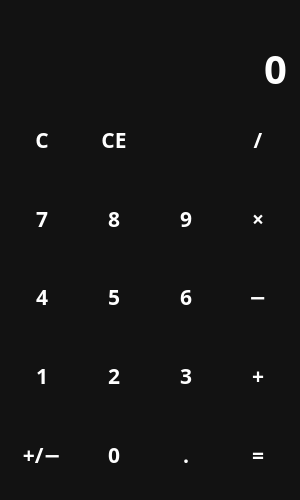
<?xml version="1.0" encoding="UTF-8"?>
<ui version="4.0">
 <class>MainWindow</class>
 <widget class="QMainWindow" name="MainWindow">
  <property name="geometry">
   <rect>
    <x>0</x>
    <y>0</y>
    <width>300</width>
    <height>500</height>
   </rect>
  </property>
  <property name="minimumSize">
   <size>
    <width>300</width>
    <height>500</height>
   </size>
  </property>
  <property name="windowTitle">
   <string>Calculator</string>
  </property>
  <property name="windowIcon">
   <iconset resource="Files.qrc">
    <normaloff>:/Icons/Icons/calculate.svg</normaloff>:/Icons/Icons/calculate.svg</iconset>
  </property>
  <property name="styleSheet">
   <string notr="true">QWidget {
    color: white;
    background-color: #121212;
    font-family: Rubik;
    font-size: 16pt;
    font-weight: 600;
}

QPushButton {
    background-color: transparent;
    border: none;
}

QPushButton:hover {
    background-color: #666;
}

QPushButton:pressed {
    background-color: #888;
}</string>
  </property>
  <widget class="QWidget" name="centralwidget">
   <layout class="QVBoxLayout" name="verticalLayout">
    <item>
     <widget class="QLabel" name="lbl_temp">
      <property name="sizePolicy">
       <sizepolicy hsizetype="Preferred" vsizetype="Maximum">
        <horstretch>0</horstretch>
        <verstretch>0</verstretch>
       </sizepolicy>
      </property>
      <property name="styleSheet">
       <string notr="true">font-size: 18px;
color: #888;</string>
      </property>
      <property name="text">
       <string/>
      </property>
      <property name="alignment">
       <set>Qt::AlignRight|Qt::AlignTrailing|Qt::AlignVCenter</set>
      </property>
     </widget>
    </item>
    <item>
     <widget class="QLineEdit" name="le_entry">
      <property name="sizePolicy">
       <sizepolicy hsizetype="Preferred" vsizetype="Maximum">
        <horstretch>0</horstretch>
        <verstretch>0</verstretch>
       </sizepolicy>
      </property>
      <property name="styleSheet">
       <string notr="true">font-size: 40px;
border: none;</string>
      </property>
      <property name="text">
       <string>0</string>
      </property>
      <property name="maxLength">
       <number>10</number>
      </property>
      <property name="alignment">
       <set>Qt::AlignRight|Qt::AlignTrailing|Qt::AlignVCenter</set>
      </property>
      <property name="readOnly">
       <bool>true</bool>
      </property>
     </widget>
    </item>
    <item>
     <layout class="QGridLayout" name="gridLayout">
      <item row="0" column="1">
       <widget class="QPushButton" name="btn_clear">
        <property name="sizePolicy">
         <sizepolicy hsizetype="Minimum" vsizetype="Expanding">
          <horstretch>0</horstretch>
          <verstretch>0</verstretch>
         </sizepolicy>
        </property>
        <property name="text">
         <string>CE</string>
        </property>
        <property name="shortcut">
         <string>Del</string>
        </property>
       </widget>
      </item>
      <item row="1" column="2">
       <widget class="QPushButton" name="btn_9">
        <property name="sizePolicy">
         <sizepolicy hsizetype="Minimum" vsizetype="Expanding">
          <horstretch>0</horstretch>
          <verstretch>0</verstretch>
         </sizepolicy>
        </property>
        <property name="text">
         <string>9</string>
        </property>
        <property name="shortcut">
         <string>9</string>
        </property>
       </widget>
      </item>
      <item row="2" column="2">
       <widget class="QPushButton" name="btn_6">
        <property name="sizePolicy">
         <sizepolicy hsizetype="Minimum" vsizetype="Expanding">
          <horstretch>0</horstretch>
          <verstretch>0</verstretch>
         </sizepolicy>
        </property>
        <property name="text">
         <string>6</string>
        </property>
        <property name="shortcut">
         <string>6</string>
        </property>
       </widget>
      </item>
      <item row="3" column="2">
       <widget class="QPushButton" name="btn_3">
        <property name="sizePolicy">
         <sizepolicy hsizetype="Minimum" vsizetype="Expanding">
          <horstretch>0</horstretch>
          <verstretch>0</verstretch>
         </sizepolicy>
        </property>
        <property name="text">
         <string>3</string>
        </property>
        <property name="shortcut">
         <string>3</string>
        </property>
       </widget>
      </item>
      <item row="4" column="2">
       <widget class="QPushButton" name="btn_point">
        <property name="sizePolicy">
         <sizepolicy hsizetype="Minimum" vsizetype="Expanding">
          <horstretch>0</horstretch>
          <verstretch>0</verstretch>
         </sizepolicy>
        </property>
        <property name="text">
         <string>.</string>
        </property>
        <property name="shortcut">
         <string>.</string>
        </property>
       </widget>
      </item>
      <item row="4" column="0">
       <widget class="QPushButton" name="btn_div">
        <property name="sizePolicy">
         <sizepolicy hsizetype="Minimum" vsizetype="Expanding">
          <horstretch>0</horstretch>
          <verstretch>0</verstretch>
         </sizepolicy>
        </property>
        <property name="text">
         <string>+/−</string>
        </property>
       </widget>
      </item>
      <item row="4" column="1">
       <widget class="QPushButton" name="btn_0">
        <property name="sizePolicy">
         <sizepolicy hsizetype="Minimum" vsizetype="Expanding">
          <horstretch>0</horstretch>
          <verstretch>0</verstretch>
         </sizepolicy>
        </property>
        <property name="text">
         <string>0</string>
        </property>
        <property name="shortcut">
         <string>0</string>
        </property>
       </widget>
      </item>
      <item row="3" column="1">
       <widget class="QPushButton" name="btn_2">
        <property name="sizePolicy">
         <sizepolicy hsizetype="Minimum" vsizetype="Expanding">
          <horstretch>0</horstretch>
          <verstretch>0</verstretch>
         </sizepolicy>
        </property>
        <property name="text">
         <string>2</string>
        </property>
        <property name="shortcut">
         <string>2</string>
        </property>
       </widget>
      </item>
      <item row="2" column="1">
       <widget class="QPushButton" name="btn_5">
        <property name="sizePolicy">
         <sizepolicy hsizetype="Minimum" vsizetype="Expanding">
          <horstretch>0</horstretch>
          <verstretch>0</verstretch>
         </sizepolicy>
        </property>
        <property name="text">
         <string>5</string>
        </property>
        <property name="shortcut">
         <string>5</string>
        </property>
       </widget>
      </item>
      <item row="1" column="1">
       <widget class="QPushButton" name="btn_8">
        <property name="sizePolicy">
         <sizepolicy hsizetype="Minimum" vsizetype="Expanding">
          <horstretch>0</horstretch>
          <verstretch>0</verstretch>
         </sizepolicy>
        </property>
        <property name="text">
         <string>8</string>
        </property>
        <property name="shortcut">
         <string>8</string>
        </property>
       </widget>
      </item>
      <item row="1" column="0">
       <widget class="QPushButton" name="btn_7">
        <property name="sizePolicy">
         <sizepolicy hsizetype="Minimum" vsizetype="Expanding">
          <horstretch>0</horstretch>
          <verstretch>0</verstretch>
         </sizepolicy>
        </property>
        <property name="text">
         <string>7</string>
        </property>
        <property name="shortcut">
         <string>7</string>
        </property>
       </widget>
      </item>
      <item row="3" column="0">
       <widget class="QPushButton" name="btn_1">
        <property name="sizePolicy">
         <sizepolicy hsizetype="Minimum" vsizetype="Expanding">
          <horstretch>0</horstretch>
          <verstretch>0</verstretch>
         </sizepolicy>
        </property>
        <property name="text">
         <string>1</string>
        </property>
        <property name="shortcut">
         <string>1</string>
        </property>
       </widget>
      </item>
      <item row="2" column="0">
       <widget class="QPushButton" name="btn_4">
        <property name="sizePolicy">
         <sizepolicy hsizetype="Minimum" vsizetype="MinimumExpanding">
          <horstretch>0</horstretch>
          <verstretch>0</verstretch>
         </sizepolicy>
        </property>
        <property name="text">
         <string>4</string>
        </property>
        <property name="shortcut">
         <string>4</string>
        </property>
       </widget>
      </item>
      <item row="0" column="0">
       <widget class="QPushButton" name="btn_calc">
        <property name="sizePolicy">
         <sizepolicy hsizetype="Minimum" vsizetype="Expanding">
          <horstretch>0</horstretch>
          <verstretch>0</verstretch>
         </sizepolicy>
        </property>
        <property name="cursor">
         <cursorShape>PointingHandCursor</cursorShape>
        </property>
        <property name="text">
         <string>C</string>
        </property>
        <property name="shortcut">
         <string>/</string>
        </property>
       </widget>
      </item>
      <item row="4" column="3">
       <widget class="QPushButton" name="btn_sub">
        <property name="sizePolicy">
         <sizepolicy hsizetype="Minimum" vsizetype="Expanding">
          <horstretch>0</horstretch>
          <verstretch>0</verstretch>
         </sizepolicy>
        </property>
        <property name="text">
         <string>=</string>
        </property>
        <property name="shortcut">
         <string>=</string>
        </property>
       </widget>
      </item>
      <item row="3" column="3">
       <widget class="QPushButton" name="btn_plus">
        <property name="sizePolicy">
         <sizepolicy hsizetype="Minimum" vsizetype="Expanding">
          <horstretch>0</horstretch>
          <verstretch>0</verstretch>
         </sizepolicy>
        </property>
        <property name="text">
         <string>+</string>
        </property>
        <property name="shortcut">
         <string>+</string>
        </property>
       </widget>
      </item>
      <item row="2" column="3">
       <widget class="QPushButton" name="btn_minus">
        <property name="sizePolicy">
         <sizepolicy hsizetype="Minimum" vsizetype="Expanding">
          <horstretch>0</horstretch>
          <verstretch>0</verstretch>
         </sizepolicy>
        </property>
        <property name="text">
         <string>−</string>
        </property>
        <property name="shortcut">
         <string>-</string>
        </property>
       </widget>
      </item>
      <item row="1" column="3">
       <widget class="QPushButton" name="btn_mul">
        <property name="sizePolicy">
         <sizepolicy hsizetype="Minimum" vsizetype="Expanding">
          <horstretch>0</horstretch>
          <verstretch>0</verstretch>
         </sizepolicy>
        </property>
        <property name="text">
         <string>×</string>
        </property>
        <property name="shortcut">
         <string>*</string>
        </property>
       </widget>
      </item>
      <item row="0" column="3">
       <widget class="QPushButton" name="btn_neg">
        <property name="sizePolicy">
         <sizepolicy hsizetype="Minimum" vsizetype="Expanding">
          <horstretch>0</horstretch>
          <verstretch>0</verstretch>
         </sizepolicy>
        </property>
        <property name="text">
         <string>/</string>
        </property>
        <property name="shortcut">
         <string>/</string>
        </property>
       </widget>
      </item>
      <item row="0" column="2">
       <widget class="QPushButton" name="btn_backspace">
        <property name="sizePolicy">
         <sizepolicy hsizetype="Minimum" vsizetype="Expanding">
          <horstretch>0</horstretch>
          <verstretch>0</verstretch>
         </sizepolicy>
        </property>
        <property name="text">
         <string/>
        </property>
        <property name="icon">
         <iconset resource="Files.qrc">
          <normaloff>:/Icons/Icons/backspace.svg</normaloff>:/Icons/Icons/backspace.svg</iconset>
        </property>
        <property name="iconSize">
         <size>
          <width>24</width>
          <height>24</height>
         </size>
        </property>
        <property name="shortcut">
         <string>Backspace</string>
        </property>
       </widget>
      </item>
     </layout>
    </item>
   </layout>
  </widget>
 </widget>
 <resources>
  <include location="Files.qrc"/>
 </resources>
 <connections/>
</ui>
